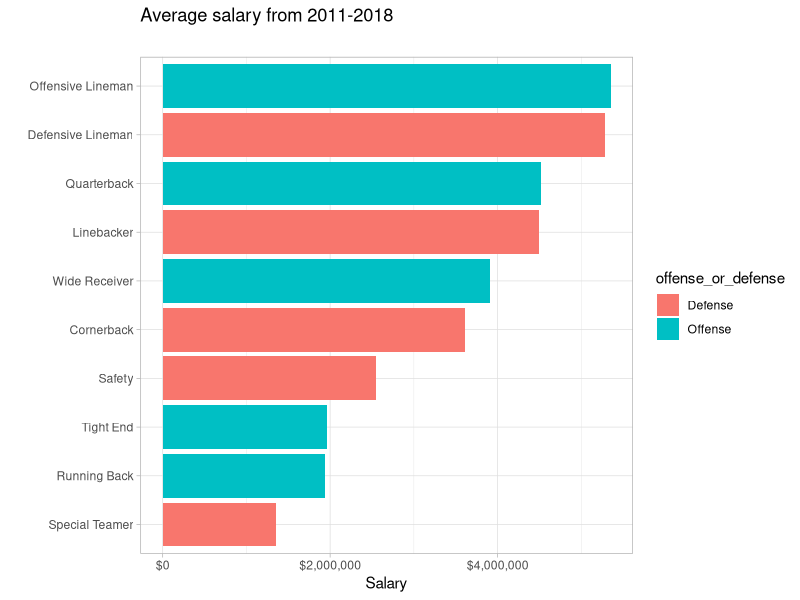
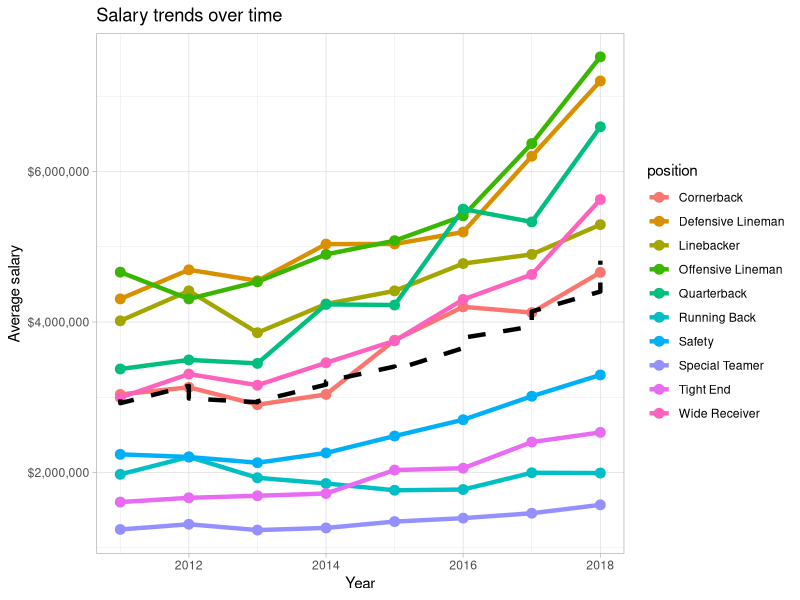
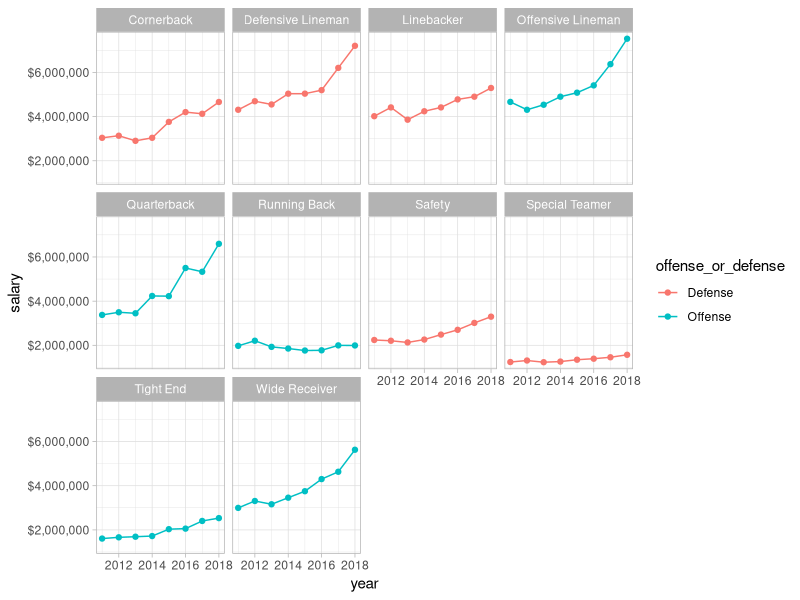
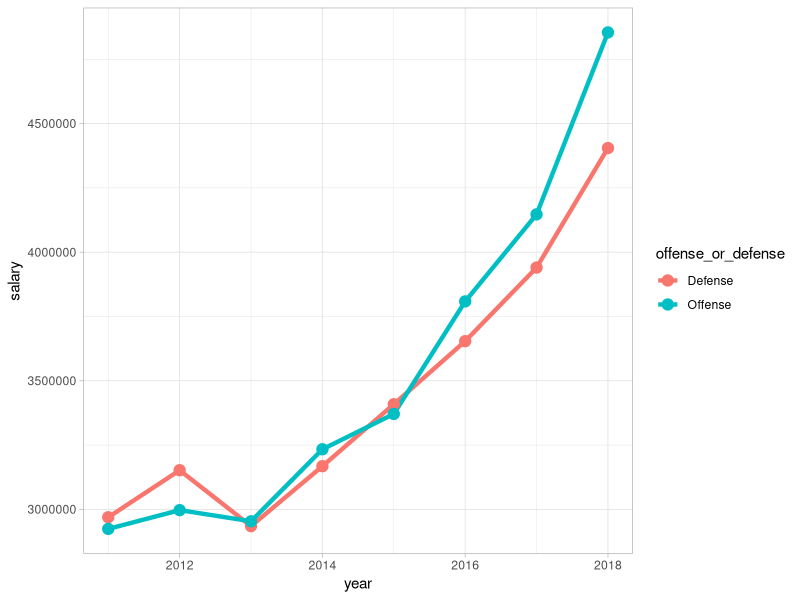

The R script that drew these images, in order:
## ---- chunk 1

library(rlang)
library(tidyverse)
library(here)
library(readxl)
library(scales)

## ---- chunk 2

theme_set(theme_light())

## ---- chunk 3

nfl_salaries_raw <- read_xlsx(here("nfl-salaries", "nfl_salaries.xlsx"))

nfl_salaries <- read_xlsx(here("nfl-salaries", "nfl_salaries.xlsx")) %>% 
  pivot_longer(-year, names_to = "position", values_to = "salary") %>% 
  mutate(offense_or_defense = case_when(position %in% c("Offensive Lineman",
                                                        "Quarterback",
                                                        "Wide Receiver",
                                                        "Tight End",
                                                        "Running Back") ~ "Offense",
                                        TRUE ~ "Defense"))

## ---- chunk 4

nfl_salaries %>% 
  group_by(position, offense_or_defense) %>% 
  summarise(salary = mean(salary, na.rm = TRUE)) %>% 
  ungroup() %>% 
  mutate(position = fct_reorder(position, salary)) %>% 
  ggplot(aes(position, salary, fill = offense_or_defense)) + 
  geom_col() +
  scale_y_continuous(labels = dollar_format()) +
  coord_flip() +
  labs(title = "Average salary from 2011-2018", 
       subtitle = "",
       x = "",
       y = "Salary") 

## ---- chunk 5

positional_trends <- nfl_salaries %>% 
  group_by(year, position, offense_or_defense) %>% 
  summarise(salary = mean(salary, na.rm = TRUE)) 

## ---- chunk 6

overall_trend <- nfl_salaries %>% 
  group_by(year, offense_or_defense) %>% 
  summarise(salary = mean(salary, na.rm = TRUE))

## ---- chunk 7

ggplot() +
  geom_line(data = positional_trends, 
            mapping = aes(year, salary, color = position), 
            size = 1.5
            ) +
  geom_point(data = positional_trends, 
             mapping = aes(year, salary, color = position), 
             size = 3.0
            ) +
  geom_path(data = overall_trend, 
            mapping = aes(year, salary), 
            linetype = "dashed",
            size = 1.5
            ) +
  scale_y_continuous(label = dollar_format()) +
  labs(title = "Salary trends over time",
       x = "Year",
       y = "Average salary")

## ---- chunk 8

positional_trends %>% 
  ggplot(aes(year, salary, color = offense_or_defense)) + 
  geom_line() +
  geom_point() + 
  facet_wrap(~ position) +
  scale_y_continuous(labels = dollar_format())

## ---- chunk 9

positional_trends %>% 
  group_by(year, offense_or_defense) %>% 
  summarise(salary = mean(salary)) %>% 
  ggplot(aes(year, salary, color = offense_or_defense)) +
  geom_path(size = 1.5) + 
  geom_point(size = 3.5)

